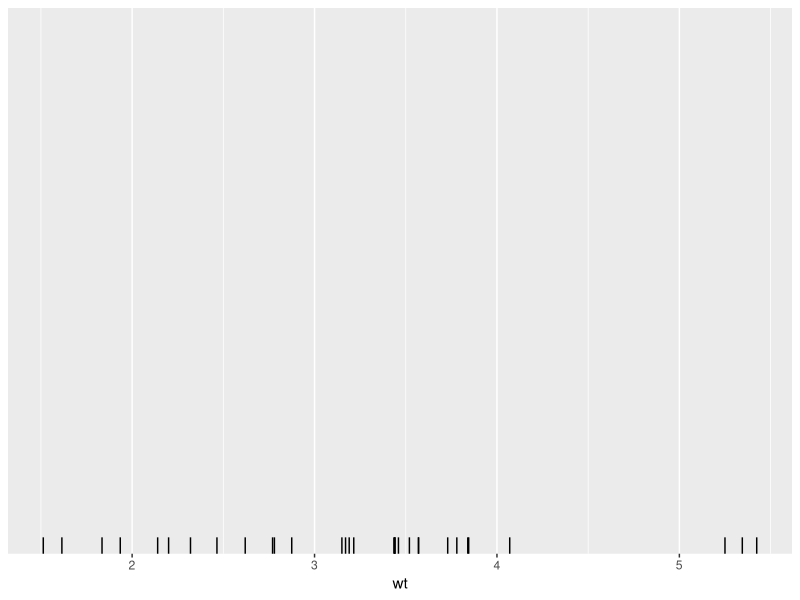
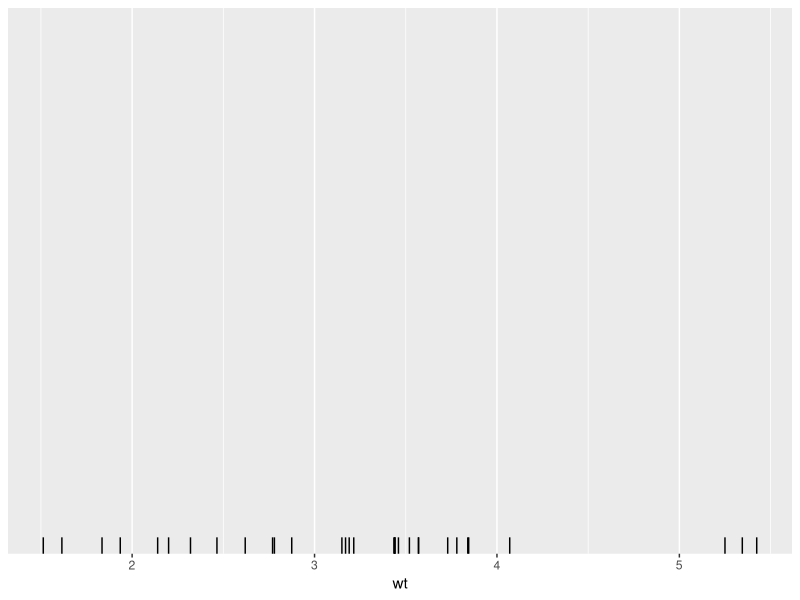
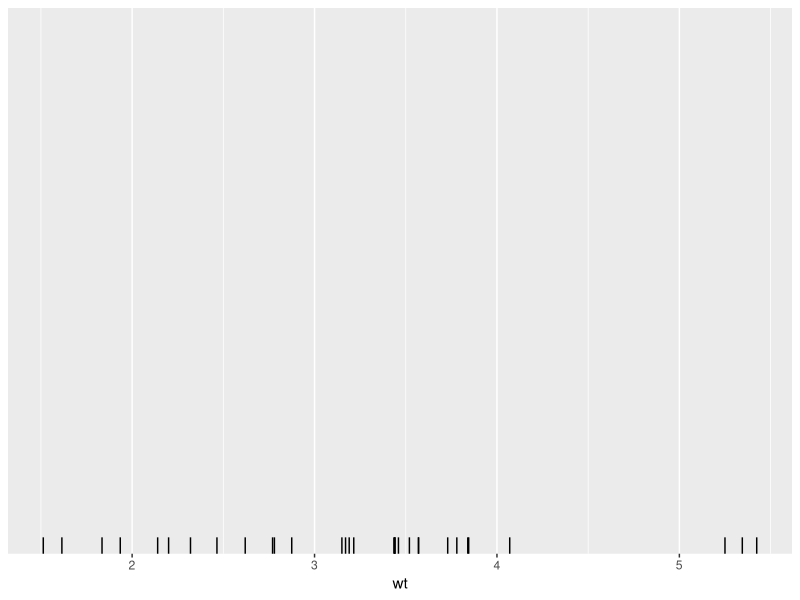
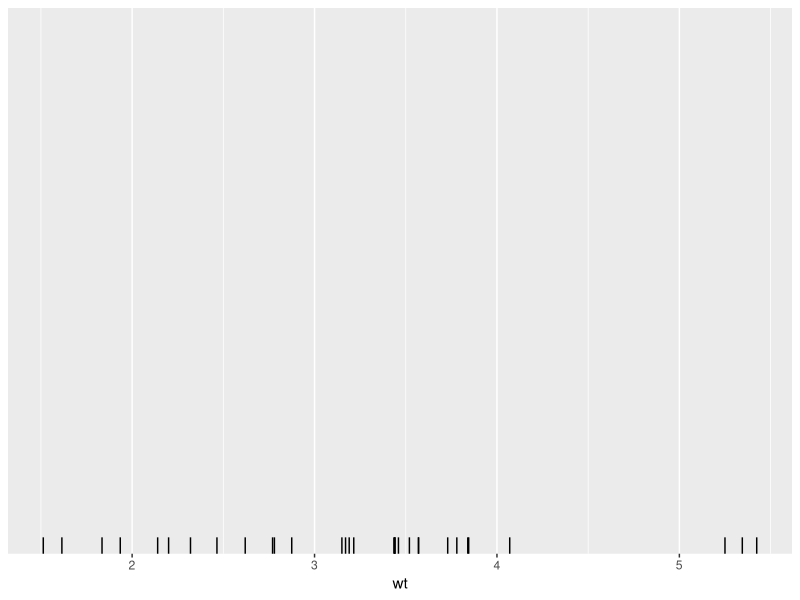
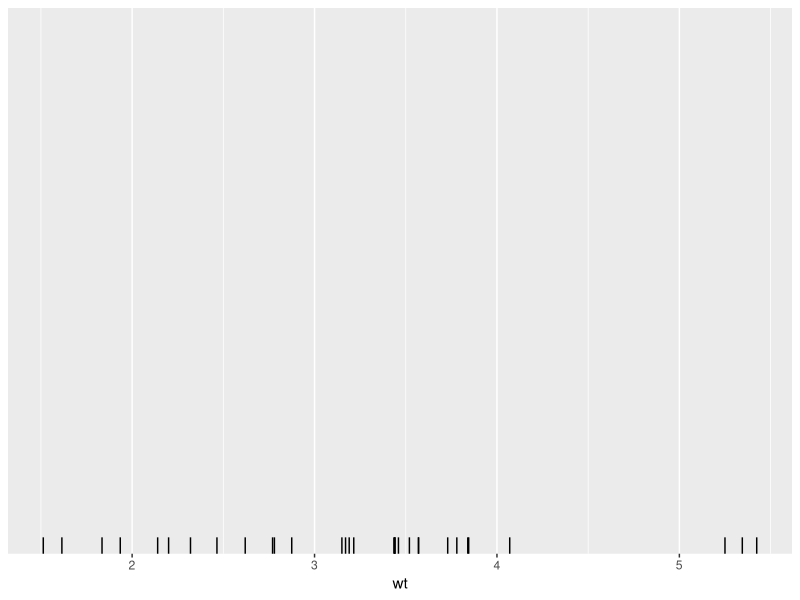
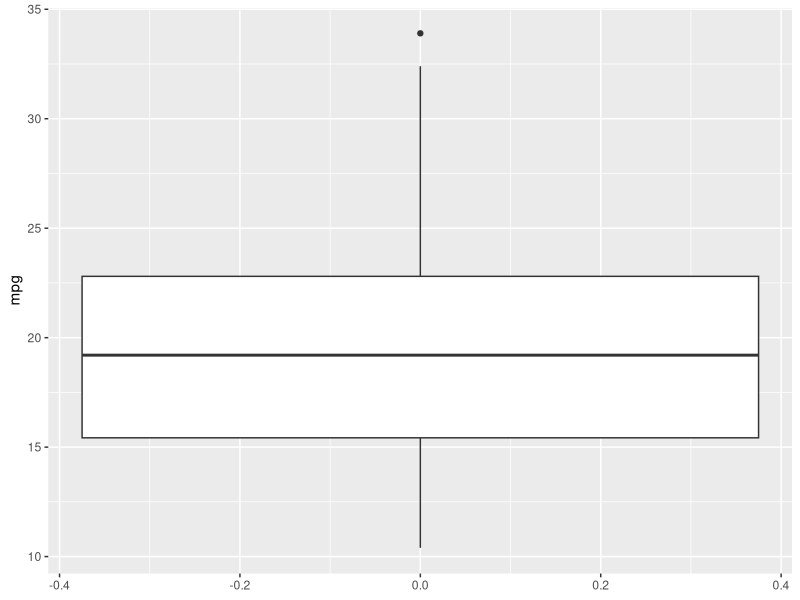
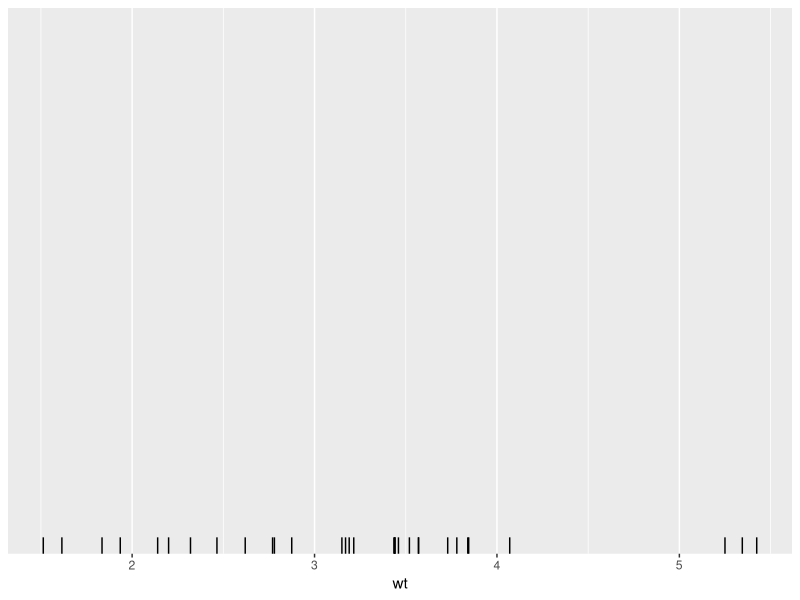
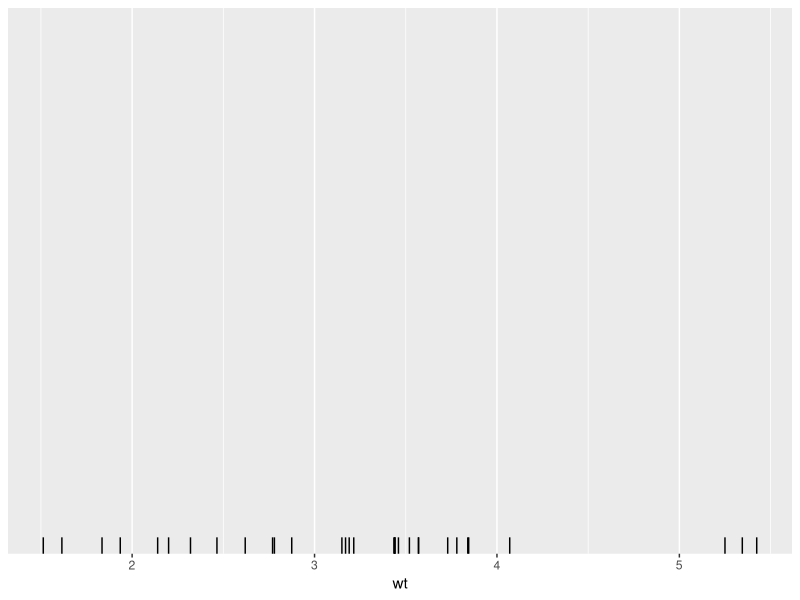

The R source for these figures, in order:
## ---- chunk 1
# Load the required libraries, suppressing annoying startup messages
library(tibble) 
suppressPackageStartupMessages(library(dplyr))
# Read the mtcars dataset into a tibble called tb
data(mtcars)
tb <- as_tibble(mtcars)
attach(tb)
# Convert several numeric columns into factor variables
tb$cyl <- as.factor(tb$cyl)
tb$vs <- as.factor(tb$vs)
tb$am <- as.factor(tb$am)
tb$gear <- as.factor(tb$gear)
## ---- chunk 2
library(ggplot2)
ggplot(tb, aes(x=wt)) + geom_rug()
## ---- chunk 3
library(ggplot2)
ggplot(tb, aes(x=wt)) + geom_rug()
## ---- chunk 4
library(ggplot2)
ggplot(tb, aes(x=wt)) + geom_rug()
## ---- chunk 5
library(ggplot2)
ggplot(tb, aes(x=wt)) + geom_rug()
## ---- chunk 6
library(ggplot2)
ggplot(tb, aes(x=wt)) + geom_rug()
## ---- chunk 7
library(ggplot2)
ggplot(tb, 
       aes(y = mpg)) + 
  geom_boxplot()
## ---- chunk 8
library(ggplot2)
ggplot(tb, aes(x=wt)) + geom_rug()
## ---- chunk 9
library(ggplot2)
ggplot(tb, aes(x=wt)) + geom_rug()
## ---- chunk 10
library(ggplot2)
ggplot(tb, aes(x=wt)) + geom_rug()
